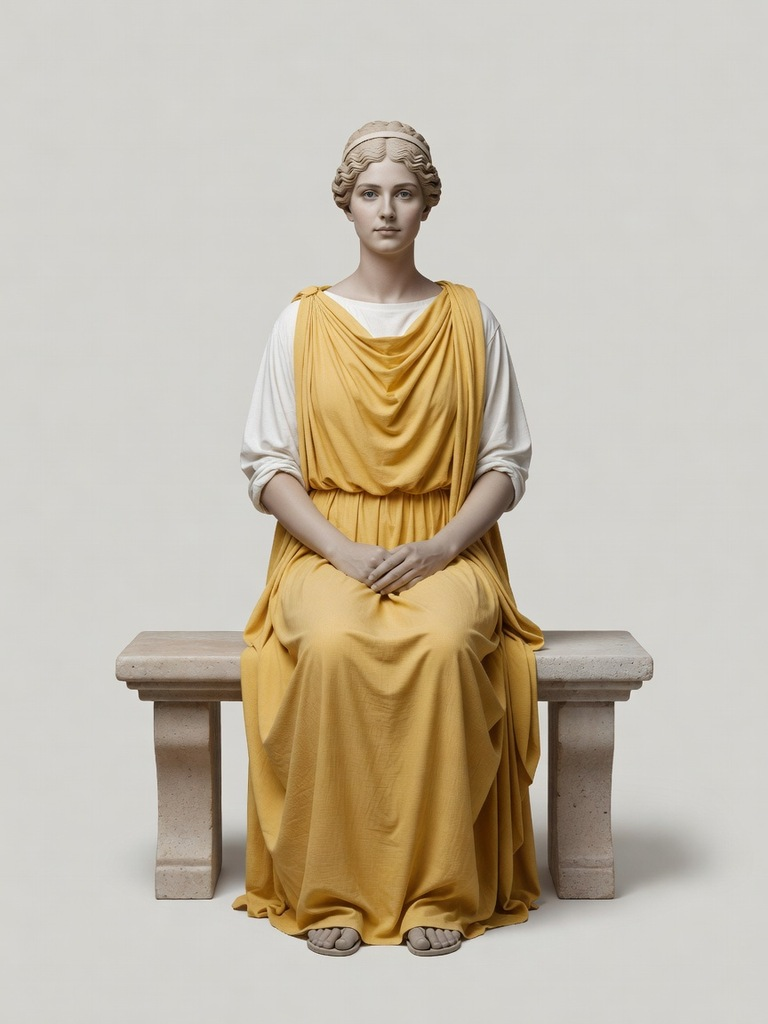
#> input picture games/colosseum/tools/_crowd_src/matron_f1.jpg, 768 x 1024 px
$ python -i ervet_plates.py   (imports and definitions only)
#> lines starting #> are read from the running program, lines starting #| are printed output that depends on the picture; after the words box and inside, x2 and y2 are one past the last pixel; in counts of white or black regions, pixels touching at a corner belong together
#> further down, picture is the input picture: shape (1024, 768, 3); mean B, G, R 170.4, 186.6, 196.2
### games/vale/art/tools/concept_plates.py
#!/usr/bin/env python3
"""ART 2.0: turn a front/back concept sheet (_design/concept/<id>.webp) into PROJECTION PLATES.

    python3 art/tools/concept_plates.py marund [--erode 9]

The two figures (front on the left half, back on the right) are cut from the painted background
(normalised-convolution background estimate, iterated), the white outline halo is eroded off, and
every background pixel takes the colour of the nearest figure pixel (edge padding), so a model edge
that overhangs the painted silhouette by a few pixels still picks up figure colour. Writes
art/.cache/concept/<id>_{front,back}.png (padded RGB), <id>_mask.png and <id>_plates.json:
{ "size": [W, H], "front": {"cx", "ground", "top"}, "back": {...}, "m_per_px" } where `ground` is the
boot-sole row and `top` the crown row of each figure. Needs numpy, Pillow, scipy (the repo venv).
"""
from __future__ import annotations

import argparse
import json
from pathlib import Path

import numpy as np
from PIL import Image
from scipy import ndimage as nd

HERE = Path(__file__).resolve().parent
ART = HERE.parent
GAME = ART.parent


def figure_mask(im: np.ndarray, thresh: float = 22.0, iters: int = 4) -> np.ndarray:
#> called with thresh = 22, iters = 4
    H, W, _ = im.shape
    border = np.concatenate([im[:, :40], im[:, -40:]], axis=1).mean(axis=1)
#> border = 1024 rows, first 8: [205.9, 210.6, 211.2], [206.1, 210.9, 211.5], [206, 210.7, 211.3], [205.9, 210.7, 211.2], [206.2, 210.8, 211.8], [206.3, 210.9, 211.9], [206.1, 210.7, 211.7], [206.1, 210.7, 211.7]
    bg = np.repeat(border[:, None, :], W, axis=1)
    M = np.linalg.norm(im - bg, axis=2) > 26
#> M: shape (1024, 768) bool; 30.3% white; 48 white regions (43 under 20 px), largest, box (x1, y1, x2, y2) and area: (115, 120, 714, 958) 237100, (245, 347, 267, 451) 598, (265, 410, 282, 446) 208, (400, 311, 415, 328) 56, (270, 382, 274, 409) 28
    M = nd.binary_dilation(M, iterations=25)
#> M: shape (1024, 768) bool; 39.7% white; 1 white region, box (x1, y1, x2, y2) and area: (90, 95, 739, 983) 311971
    for it in range(iters):
        w = (~M).astype(np.float32)
        num = np.stack([nd.gaussian_filter(im[..., c] * w, 50) for c in range(3)], -1)
        den = nd.gaussian_filter(w, 50)[..., None] + 1e-6
        d = np.linalg.norm(im - num / den, axis=2)
        M = nd.binary_fill_holes(nd.binary_opening(d > thresh, iterations=2))
        lbl, n = nd.label(M)
        sizes = nd.sum(M, lbl, range(1, n + 1))
        M = np.isin(lbl, np.argsort(sizes)[::-1][:2] + 1)
        if it < iters - 1:
            M = nd.binary_dilation(M, iterations=12)
#> this loop made 4 passes
#> (n, sizes) on passes 1 to 4: (7, [243391, 79, 614, 55, 266, 241, 27]), (8, [243256, 51, 595, 13, 31, 197, 241, 27]), (8, [243260, 51, 595, 13, 31, 201, 241, 27]), (8, [243256, 51, 595, 13, 31, 201, 241, 27])
#> pass 1, in figure_mask, `d = np.linalg.norm(im - num / den, axis=2)`:
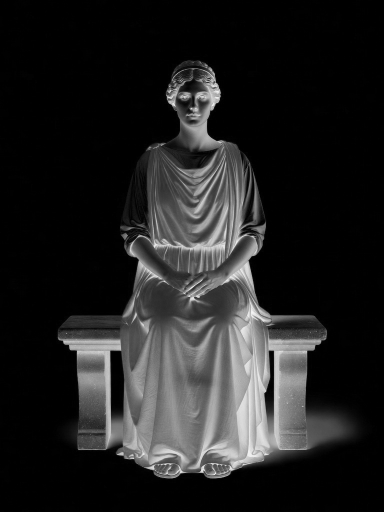
#> d: shape (1024, 768) float32 (shown at 1/2 size); min 0.334, max 357.1, mean 48.1; drawn with min black and max white
#> after the loop:
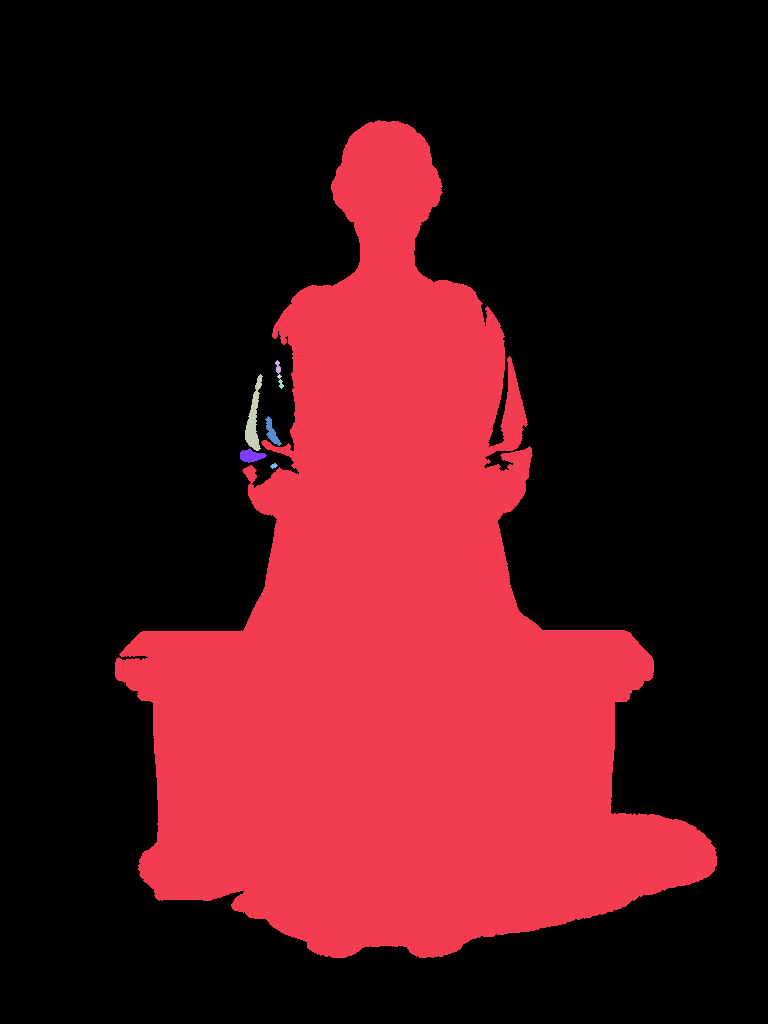
#> lbl: shape (1024, 768) int32; 9 distinct labels, from 0 to 8; one colour per label, 0 black
#> after the loop:
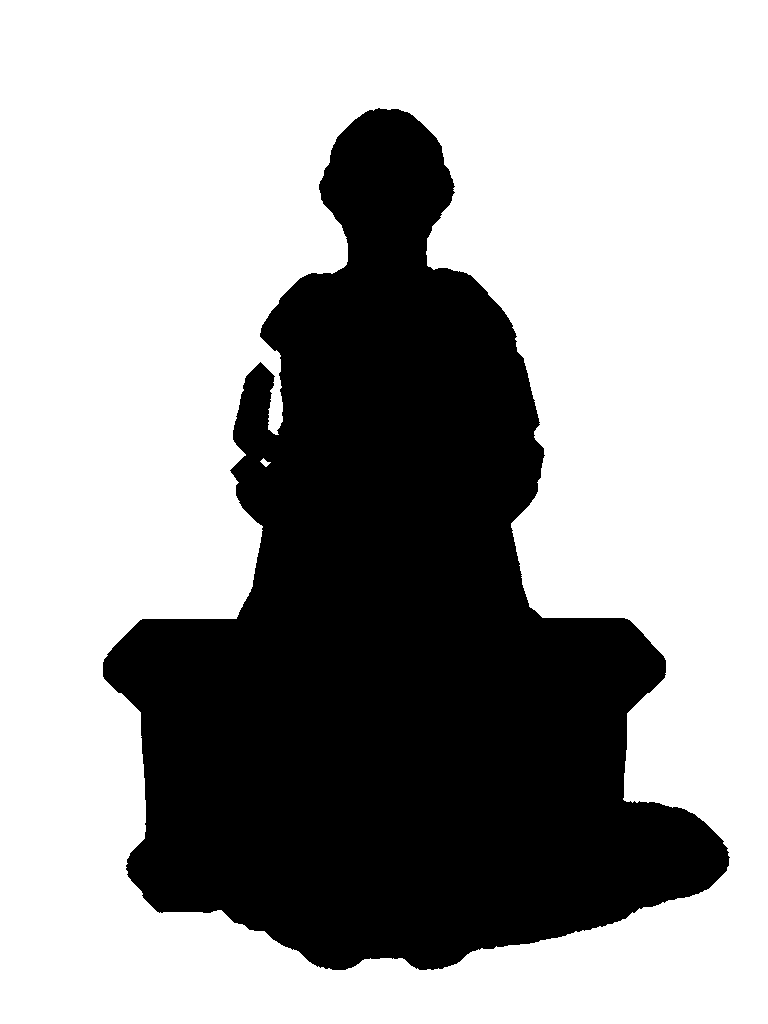
#> w: shape (1024, 768) float32; values 0 (black) and 1 (white), 64.6% white; 1 black region, box (x1, y1, x2, y2) and area: (103, 108, 730, 970) 278275
    return M


# [89 lines left out: function main, not called in this run]


# [2 lines that do not run on import are left out]

### games/vale/art/blender/proto/ervet_plates.py
#!/usr/bin/env python3
"""Ervet's projection plates: art/tools/concept_plates.py with the fixes this concept needs.

    ~/Developer/forgeflow-games/.venv/bin/python3 art/blender/proto/ervet_plates.py --height 2.15

Fixes before the plates are written (everything else is the shared script unchanged):
  * the pale chalk helmet and crest sit on a pale background, so the shared cut bites holes out of them:
    inside the head boxes, pixels that differ from the local background by a lower threshold and touch
    the cut join it, then holes are filled;
  * the pale-blue blade tips fade into the background: bluish pixels (B - R > 12) near the cut join it;
  * pale background seen between the legs under the coat hem and between the right arm and the coat in
    the back view is cut away (near-background colour, low saturation, not bluish).
After the shared script, two plate edits:
  * painted blue GEMS on the body (shoulder clasps, belt, the mantle's back) are painted out (the brief
    bans gems; the visor slit and the crossguard/pommel inlays are real `accent` geometry instead);
  * BLADE-FREE plates `ervet_{front,back}_body.png`: the sword (blade, crossguard, grip, pommel) is
    inpainted out of the body behind it, across the blade, so body texels the sword hides in the concept
    (and the coat the back view paints the blade over) take the coat/greave paint, never ghost blades.
Writes art/.cache/concept/ervet_{front,back,mask}.png, ervet_plates.json, ervet_{front,back}_body.png,
ervet_sword_mask.png (the inpainted band) and ervet_check.png (mask overlay for review).
"""
from __future__ import annotations

import json
import sys
from pathlib import Path

import numpy as np
from PIL import Image
from scipy import ndimage as nd

HERE = Path(__file__).resolve().parent
sys.path.insert(0, str(HERE.parent.parent / "tools"))
import concept_plates as cp  # noqa: E402

ART = HERE.parent.parent
CACHE = ART / ".cache" / "concept"
_shared = cp.figure_mask

# head boxes (rows, cols) in the 2048 x 1536 concept: front figure left, back figure right
HEAD = {"front": (slice(140, 400), slice(400, 720)), "back": (slice(130, 330), slice(1330, 1620))}
# the sword in each view, concept px: (crossguard centre, blade tip, blade half-width), the guard
# box (x0, y0, x1, y1) and the grip line (hand -> pommel end, half-width)
SWORD = {
    "front": {"root": (365, 830), "tip": (980, 1276), "hw": 38, "guard": (250, 738, 472, 960),
              "grip": ((256, 744), (158, 668), 28), "no_src": [(700, 760, 820, 880)]},
    "back": {"root": (1680, 832), "tip": (1058, 1276), "hw": 38, "guard": (1595, 738, 1845, 960),
             "grip": ((1774, 742), (1872, 670), 28)},
}


def bg_estimate(im: np.ndarray, M: np.ndarray, sigma: float = 40.0) -> np.ndarray:
#> called with sigma = 40
    w = (~nd.binary_dilation(M, iterations=20)).astype(np.float32)
#> w: shape (1024, 768) float32; values 0 (black) and 1 (white), 62% white; 1 black region, box (x1, y1, x2, y2) and area: (95, 100, 738, 978) 299183
    num = np.stack([nd.gaussian_filter(im[..., c] * w, sigma) for c in range(3)], -1)
    den = nd.gaussian_filter(w, sigma)[..., None] + 1e-6
    return num / den


def figure_mask(im: np.ndarray, thresh: float = 22.0, iters: int = 4) -> np.ndarray:
    M = _shared(im, thresh, iters)
    bg = bg_estimate(im, M)
    d = np.linalg.norm(im - bg, axis=2)
    lum = im.mean(axis=2)
    R, G, B = im[..., 0], im[..., 1], im[..., 2]
    # 1. helmet + crest: lower threshold inside the head boxes, connected to the cut, holes filled
    for side, (rs, cs) in HEAD.items():
        sub = (d[rs, cs] > 9.0) | M[rs, cs]
        sub = nd.binary_opening(sub, iterations=1)
        lbl, n = nd.label(sub)
        keep = np.unique(lbl[M[rs, cs]])
        sub = np.isin(lbl, keep[keep > 0])
        sub = nd.binary_closing(sub, iterations=4)
        sub = nd.binary_fill_holes(sub)
        sub = nd.binary_opening(sub, iterations=2)
        M[rs, cs] |= sub
#> this loop made 2 passes
#> (n, keep) on pass 1: (1, [0, 1])
#> pass 1, in figure_mask, `sub = nd.binary_closing(sub, iterations=4)`:
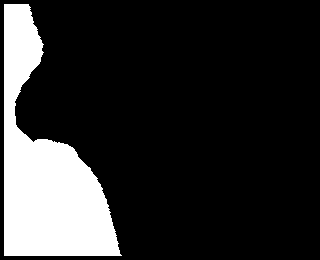
#> sub: shape (260, 320) bool; 17.6% white; 1 white region, box (x1, y1, x2, y2) and area: (4, 4, 122, 256) 14618
    # 2. blade tips: bluish pixels near the cut (lower half only: the blades)
    blu = (B - R > 12) & (d > 8)
#> blu: shape (1024, 768) bool; 28.7% white; 61 white regions (51 under 20 px), largest, box (x1, y1, x2, y2) and area: (114, 120, 655, 958) 224557, (496, 447, 532, 464) 283, (622, 870, 630, 895) 91
    blu[:700] = False
#> blu: shape (1024, 768) bool; 12.8% white; 11 white regions (9 under 20 px), largest, box (x1, y1, x2, y2) and area: (139, 700, 630, 958) 100357, (622, 870, 630, 895) 91
    near = nd.binary_dilation(M, iterations=40)
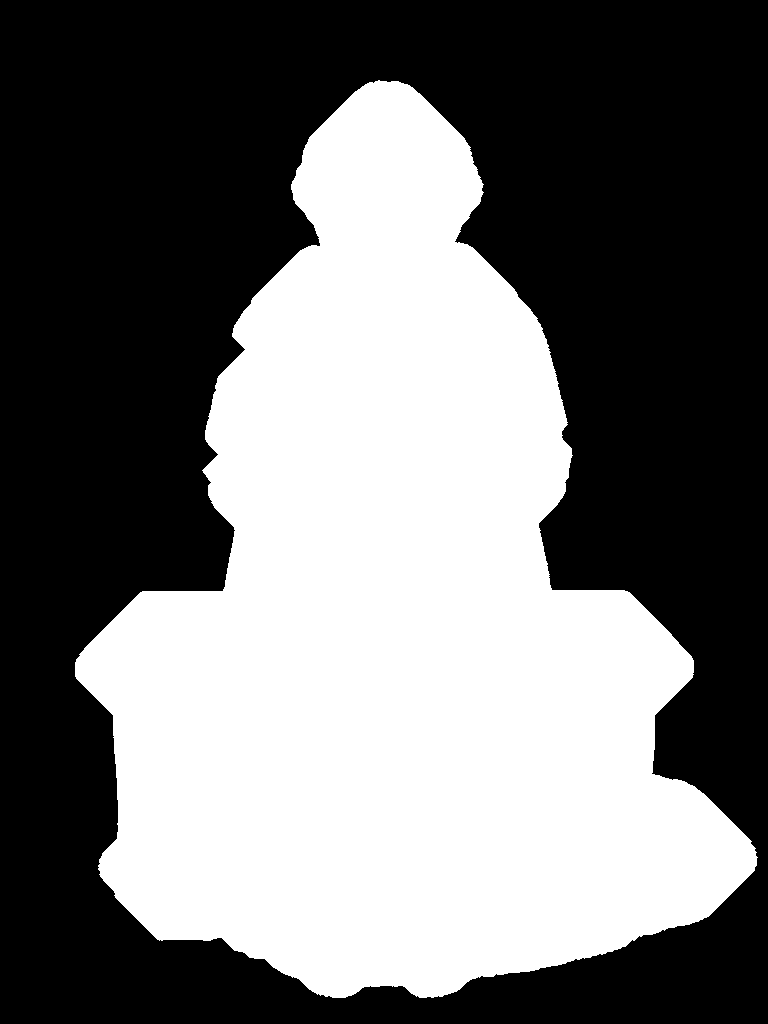
#> near: shape (1024, 768) bool; 44.5% white; 1 white region, box (x1, y1, x2, y2) and area: (75, 80, 758, 998) 349668
    lbl, n = nd.label(blu & near | M)
#> lbl: shape (1024, 768) int32; 9 distinct labels, from 0 to 8
#> n = 8
    keep = np.unique(lbl[M])
#> keep = [1, 2]
    M |= np.isin(lbl, keep[keep > 0]) & blu
#> M: shape (1024, 768) bool; 31.1% white; 2 white regions, box (x1, y1, x2, y2) and area: (115, 120, 718, 958) 244222, (245, 374, 263, 451) 595
    M = nd.binary_closing(M, iterations=2)
#> M: shape (1024, 768) bool; 31.2% white; 1 white region, box (x1, y1, x2, y2) and area: (115, 120, 718, 958) 245118
    # 3. pale background gaps: near the background colour, pale, not bluish; between the legs under the
    #    hem (rows > 1080) and between the right arm and the coat in the back view
    sat = im.max(axis=2) - im.min(axis=2)
    gap = ((d < 16) | (sat < 16)) & (lum > 180) & (B - R < 10)
#> gap: shape (1024, 768) bool; 69.7% white; 130 black regions (119 under 20 px), largest, box (x1, y1, x2, y2) and area: (112, 118, 704, 959) 237385, (268, 416, 274, 437) 49, (274, 378, 279, 392) 35
    region = np.zeros_like(M)
    region[1080:] = True
    region[560:860, 1560:1760] = True
    region[560:860, 260:420] = True
    gap &= region
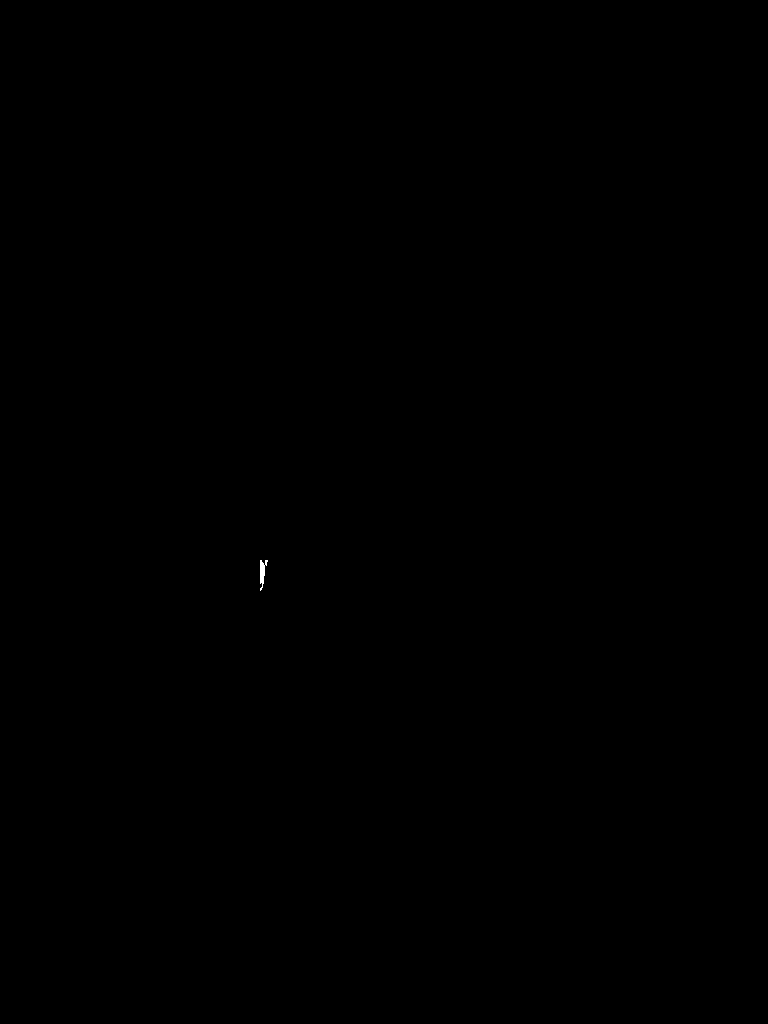
#> gap: shape (1024, 768) bool; 0.02% white; 1 white region, box (x1, y1, x2, y2) and area: (260, 560, 268, 591) 124
    gap = nd.binary_opening(gap, iterations=2)
#> gap: shape (1024, 768) bool; 0.01% white; 1 white region, box (x1, y1, x2, y2) and area: (260, 563, 265, 578) 63
    lbl, n = nd.label(gap)
#> n = 1
    if n:
        sizes = nd.sum(gap, lbl, range(1, n + 1))
#> sizes = [63]
        gap = np.isin(lbl, np.nonzero(sizes > 150)[0] + 1)
#> gap: shape (1024, 768) bool; every value is 0
        gap = nd.binary_dilation(gap, iterations=3)
    M &= ~gap
    return nd.binary_opening(M, iterations=1)
#> returned value: shape (1024, 768) bool; 31.2% white; 1 white region, box (x1, y1, x2, y2) and area: (115, 120, 718, 958) 245113


# [191 lines left out: functions line_coords, sword_band, inpaint_across, fill_hole, erase_gems, recentre and 1 more, not called in this run]


# [2 lines not run here, left out]

>>> import cv2
>>> picture = cv2.imread('../../../../colosseum/tools/_crowd_src/matron_f1.jpg')
>>> result = figure_mask(picture)
